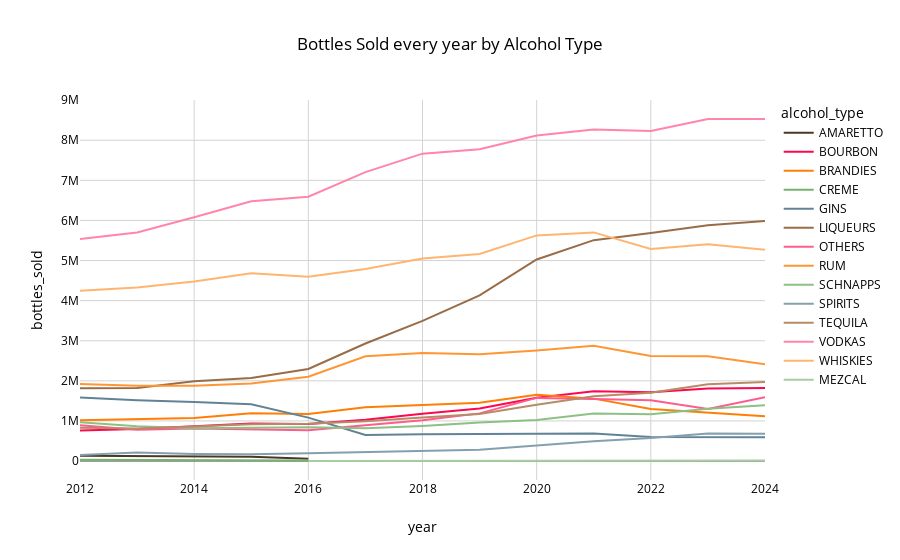

The notebook cell this image was saved under:
### Code cell
px.line(grouped_by_year_subcat, x= 'year', y='bottles_sold', color='alcohol_type', template = 'iowa', 
       title = 'Bottles Sold every year by Alcohol Type')

### Figure 1 — Plotly figure (JSON) as saved in the notebook; plotly's stock layout.template omitted (floating-point values rounded to 4 significant figures)
{"data": [{"hovertemplate": "alcohol_type=AMARETTO<br>year=%{x}<br>bottles_sold=%{y}<extra></extra>", "legendgroup": "AMARETTO", "line": {"color": "#4c3624", "dash": "solid"}, "marker": {"symbol": "circle"}, "mode": "lines", "name": "AMARETTO", "orientation": "v", "showlegend": true, "type": "scatter", "x": [2012, 2013, 2014, 2015, 2016], "xaxis": "x", "y": [134312, 121450, 114320, 108236, 54741], "yaxis": "y"}, {"hovertemplate": "alcohol_type=BOURBON<br>year=%{x}<br>bottles_sold=%{y}<extra></extra>", "legendgroup": "BOURBON", "line": {"color": "#ff0651", "dash": "solid"}, "marker": {"symbol": "circle"}, "mode": "lines", "name": "BOURBON", "orientation": "v", "showlegend": true, "type": "scatter", "x": [2012, 2013, 2014, 2015, 2016, 2017, 2018, 2019, 2020, 2021, 2022, 2023, 2024], "xaxis": "x", "y": [760997, 798250, 869250, 937446, 923383, 1028558, 1179579, 1311960, 1576795, 1742865, 1714201, 1809473, 1824041], "yaxis": "y"}, {"hovertemplate": "alcohol_type=BRANDIES<br>year=%{x}<br>bottles_sold=%{y}<extra></extra>", "legendgroup": "BRANDIES", "line": {"color": "#ff7e06", "dash": "solid"}, "marker": {"symbol": "circle"}, "mode": "lines", "name": "BRANDIES", "orientation": "v", "showlegend": true, "type": "scatter", "x": [2012, 2013, 2014, 2015, 2016, 2017, 2018, 2019, 2020, 2021, 2022, 2023, 2024], "xaxis": "x", "y": [1018554, 1042669, 1073745, 1194542, 1171860, 1339604, 1395574, 1453113, 1650214, 1555900, 1295501, 1200369, 1115008], "yaxis": "y"}, {"hovertemplate": "alcohol_type=CREME<br>year=%{x}<br>bottles_sold=%{y}<extra></extra>", "legendgroup": "CREME", "line": {"color": "#74B36B", "dash": "solid"}, "marker": {"symbol": "circle"}, "mode": "lines", "name": "CREME", "orientation": "v", "showlegend": true, "type": "scatter", "x": [2012, 2013, 2014, 2015, 2016], "xaxis": "x", "y": [32884, 27898, 26576, 29894, 13090], "yaxis": "y"}, {"hovertemplate": "alcohol_type=GINS<br>year=%{x}<br>bottles_sold=%{y}<extra></extra>", "legendgroup": "GINS", "line": {"color": "#628395", "dash": "solid"}, "marker": {"symbol": "circle"}, "mode": "lines", "name": "GINS", "orientation": "v", "showlegend": true, "type": "scatter", "x": [2012, 2013, 2014, 2015, 2016, 2017, 2018, 2019, 2020, 2021, 2022, 2023, 2024], "xaxis": "x", "y": [1584527, 1516125, 1472523, 1414243, 1082448, 647087, 668236, 669055, 677292, 688088, 596377, 604740, 595660], "yaxis": "y"}, {"hovertemplate": "alcohol_type=LIQUEURS<br>year=%{x}<br>bottles_sold=%{y}<extra></extra>", "legendgroup": "LIQUEURS", "line": {"color": "#996C48", "dash": "solid"}, "marker": {"symbol": "circle"}, "mode": "lines", "name": "LIQUEURS", "orientation": "v", "showlegend": true, "type": "scatter", "x": [2012, 2013, 2014, 2015, 2016, 2017, 2018, 2019, 2020, 2021, 2022, 2023, 2024], "xaxis": "x", "y": [1812265, 1822474, 1989162, 2072272, 2296700, 2930067, 3494301, 4130264, 5025969, 5508279, 5687114, 5882978, 5985583], "yaxis": "y"}, {"hovertemplate": "alcohol_type=OTHERS<br>year=%{x}<br>bottles_sold=%{y}<extra></extra>", "legendgroup": "OTHERS", "line": {"color": "#FF5C8D", "dash": "solid"}, "marker": {"symbol": "circle"}, "mode": "lines", "name": "OTHERS", "orientation": "v", "showlegend": true, "type": "scatter", "x": [2012, 2013, 2014, 2015, 2016, 2017, 2018, 2019, 2020, 2021, 2022, 2023, 2024], "xaxis": "x", "y": [895335, 783007, 812833, 787192, 765802, 894494, 1018917, 1188136, 1574710, 1547919, 1516495, 1296667, 1589770], "yaxis": "y"}, {"hovertemplate": "alcohol_type=RUM<br>year=%{x}<br>bottles_sold=%{y}<extra></extra>", "legendgroup": "RUM", "line": {"color": "#FF9633", "dash": "solid"}, "marker": {"symbol": "circle"}, "mode": "lines", "name": "RUM", "orientation": "v", "showlegend": true, "type": "scatter", "x": [2012, 2013, 2014, 2015, 2016, 2017, 2018, 2019, 2020, 2021, 2022, 2023, 2024], "xaxis": "x", "y": [1918620, 1877393, 1877313, 1936315, 2102800, 2612057, 2695842, 2661690, 2755816, 2876552, 2617558, 2614821, 2415911], "yaxis": "y"}, {"hovertemplate": "alcohol_type=SCHNAPPS<br>year=%{x}<br>bottles_sold=%{y}<extra></extra>", "legendgroup": "SCHNAPPS", "line": {"color": "#8CC084", "dash": "solid"}, "marker": {"symbol": "circle"}, "mode": "lines", "name": "SCHNAPPS", "orientation": "v", "showlegend": true, "type": "scatter", "x": [2012, 2013, 2014, 2015, 2016, 2017, 2018, 2019, 2020, 2021, 2022, 2023, 2024], "xaxis": "x", "y": [964190, 865647, 820091, 827512, 843289, 818975, 873647, 958969, 1024999, 1183747, 1168188, 1303502, 1391745], "yaxis": "y"}, {"hovertemplate": "alcohol_type=SPIRITS<br>year=%{x}<br>bottles_sold=%{y}<extra></extra>", "legendgroup": "SPIRITS", "line": {"color": "#84A0AE", "dash": "solid"}, "marker": {"symbol": "circle"}, "mode": "lines", "name": "SPIRITS", "orientation": "v", "showlegend": true, "type": "scatter", "x": [2012, 2013, 2014, 2015, 2016, 2017, 2018, 2019, 2020, 2021, 2022, 2023, 2024], "xaxis": "x", "y": [148158, 215124, 176889, 167641, 195612, 227568, 250391, 279477, 386786, 495728, 576161, 684122, 679411], "yaxis": "y"}, {"hovertemplate": "alcohol_type=TEQUILA<br>year=%{x}<br>bottles_sold=%{y}<extra></extra>", "legendgroup": "TEQUILA", "line": {"color": "#B78B66", "dash": "solid"}, "marker": {"symbol": "circle"}, "mode": "lines", "name": "TEQUILA", "orientation": "v", "showlegend": true, "type": "scatter", "x": [2012, 2013, 2014, 2015, 2016, 2017, 2018, 2019, 2020, 2021, 2022, 2023, 2024], "xaxis": "x", "y": [833114, 811228, 860675, 919767, 928586, 994516, 1087567, 1175169, 1403198, 1616833, 1703739, 1911964, 1972159], "yaxis": "y"}, {"hovertemplate": "alcohol_type=VODKAS<br>year=%{x}<br>bottles_sold=%{y}<extra></extra>", "legendgroup": "VODKAS", "line": {"color": "#FF85A9", "dash": "solid"}, "marker": {"symbol": "circle"}, "mode": "lines", "name": "VODKAS", "orientation": "v", "showlegend": true, "type": "scatter", "x": [2012, 2013, 2014, 2015, 2016, 2017, 2018, 2019, 2020, 2021, 2022, 2023, 2024], "xaxis": "x", "y": [5540156, 5699720, 6080357, 6476639, 6592011, 7204617, 7666390, 7777236, 8118389, 8270436, 8229267, 8527908, 8530078], "yaxis": "y"}, {"hovertemplate": "alcohol_type=WHISKIES<br>year=%{x}<br>bottles_sold=%{y}<extra></extra>", "legendgroup": "WHISKIES", "line": {"color": "#FFB570", "dash": "solid"}, "marker": {"symbol": "circle"}, "mode": "lines", "name": "WHISKIES", "orientation": "v", "showlegend": true, "type": "scatter", "x": [2012, 2013, 2014, 2015, 2016, 2017, 2018, 2019, 2020, 2021, 2022, 2023, 2024], "xaxis": "x", "y": [4247712, 4330092, 4475504, 4681072, 4598961, 4789201, 5048319, 5166010, 5627412, 5701689, 5290891, 5404781, 5270055], "yaxis": "y"}, {"hovertemplate": "alcohol_type=MEZCAL<br>year=%{x}<br>bottles_sold=%{y}<extra></extra>", "legendgroup": "MEZCAL", "line": {"color": "#A7CEA1", "dash": "solid"}, "marker": {"symbol": "circle"}, "mode": "lines", "name": "MEZCAL", "orientation": "v", "showlegend": true, "type": "scatter", "x": [2016, 2017, 2018, 2019, 2020, 2021, 2022, 2023, 2024], "xaxis": "x", "y": [768, 3334, 4173, 5680, 9020, 13233, 15390, 15550, 14477], "yaxis": "y"}], "layout": {"legend": {"title": {"text": "alcohol_type"}, "tracegroupgap": 0}, "title": {"text": "Bottles Sold every year by Alcohol Type"}, "xaxis": {"anchor": "y", "domain": [0, 1], "title": {"text": "year"}}, "yaxis": {"anchor": "x", "domain": [0, 1], "title": {"text": "bottles_sold"}}}}
